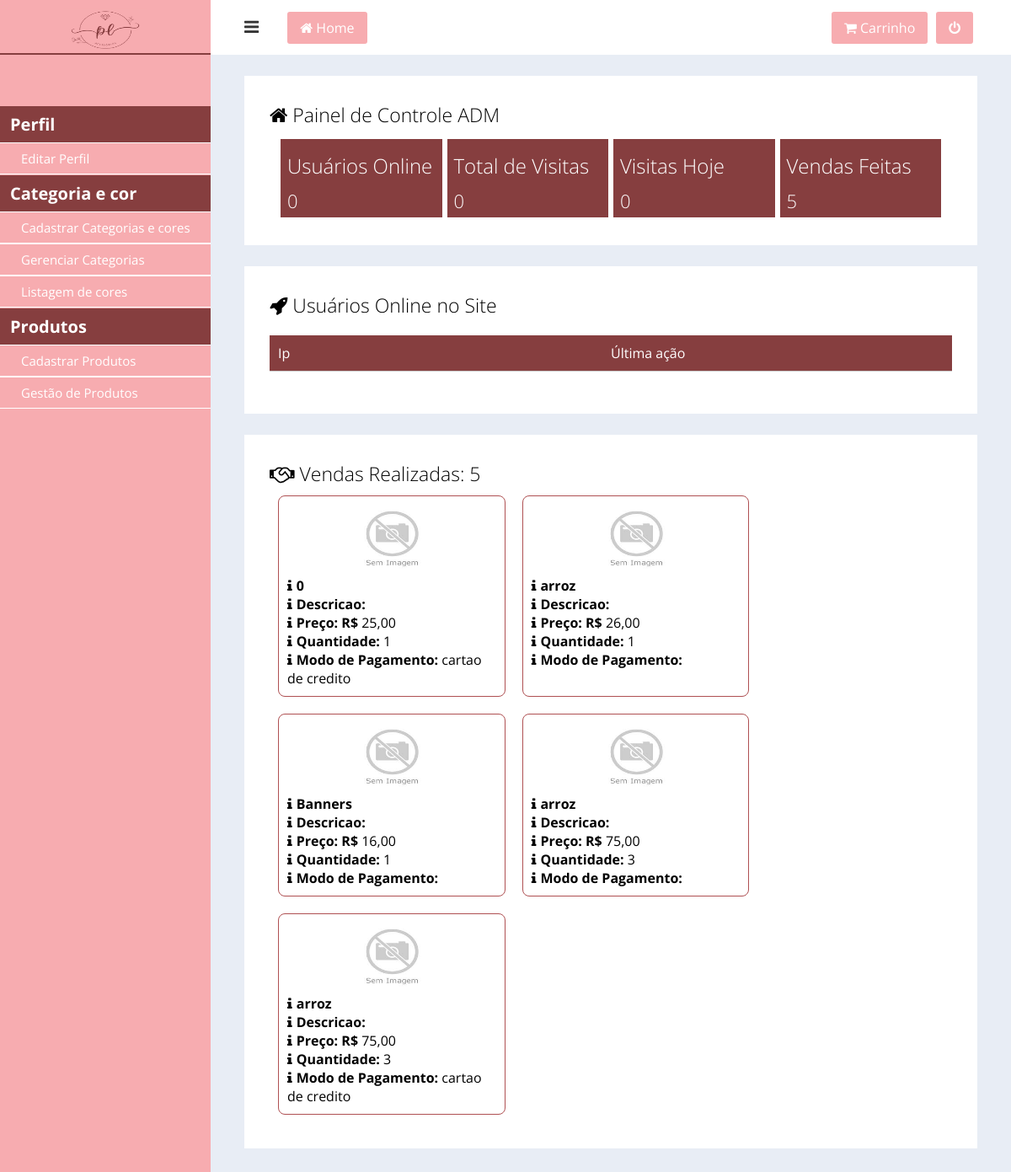
Page /User/ (signed in) on the committed database.
### tables this page shows
CREATE TABLE `tb_pedido` (
  `id` int(11) NOT NULL,
  `nome_produto` varchar(255) NOT NULL,
  `categoria_id` int(11) NOT NULL,
  `cor_id` int(11) NOT NULL,
  `soma_cart` int(11) NOT NULL,
  `produto_id` int(11) NOT NULL,
  `modo_pag` int(11) NOT NULL,
  `quantidade` int(11) NOT NULL,
  `cliente_id` int(11) NOT NULL
);

### classes/MySQL.php (called while the page is built)
<?php
class MySql
{
    private static $pdo;
    public static function conectar()
    {
        if (self::$pdo == null) {
            try {
                self::$pdo = new PDO('mysql:host=' . HOST . ';dbname=' . DATABASE, USER, PASSWORD, array(PDO::MYSQL_ATTR_INIT_COMMAND => "SET NAMES utf8"));
                self::$pdo->setAttribute(PDO::ATTR_ERRMODE, PDO::ERRMODE_EXCEPTION);
            } catch (Exception $e) {
                echo 'erro ao conectar';
                error_log(date('d/m/Y H:i:s') . ' = ' . $e . "\n", 3, 'error.log');
            }
        }
        return self::$pdo;
    }
}

### User/pages/home.php (the view, shortened to what this page needs)
<?php
    $usuariosOnline = Painel::listarUsuariosOnline();
    $pegarVisitasTotais = MySql::conectar()->prepare("SELECT * FROM `tb_admin.visitas`");
    $pegarVisitasTotais->execute();
    $pegarVisitasTotais = $pegarVisitasTotais->rowCount();
    $pegarVisitasHoje = MySql::conectar()->prepare("SELECT * FROM `tb_admin.visitas` WHERE dia=?");
    $pegarVisitasHoje->execute([date('Y-m-d')]);
    $pegarVisitasHoje = $pegarVisitasHoje->rowCount();
?>
<?php
    $vendas = MySql::conectar()->prepare("SELECT * FROM `tb_pedido`");
    $vendas->execute();
    $vendas = $vendas->fetchAll();
?>
<section class="box-content">
    <h2><i class="fa fa-home"></i> Painel de Controle ADM</h2>
    <div class="box-metricas">
        <div class="box-metrica-single">
            <h3>Usuários Online</h3>
            <h4><?= count($usuariosOnline);?></h4>
        </div>
        <div class="box-metrica-single">
            <h3>Total de Visitas</h3>
            <h4><?= $pegarVisitasTotais;?></h4>
        </div>
        <div class="box-metrica-single">
            <h3>Visitas Hoje</h3>
            <h4><?= $pegarVisitasHoje;?></h4>
        </div>
        <div class="box-metrica-single">
            <h3>Vendas Feitas</h3>
            <h4><?= count($vendas)?></h4>
        </div>
    </div>
</section>
<section class="box-content">
    <h2><i class="fa fa-rocket"></i> Usuários Online no Site</h2>
    <div class="table-responsive">
        <div class="row">
            <div class="col"><span>Ip</span></div>
            <div class="col"><span>Última ação</span></div>
        </div>
    </div>
</section>
<section class="box-content">
    <h2><i class="fa fa-handshake-o"></i> Vendas Realizadas: <?= count($vendas)?></h2>
    <div class="pedido-box">
        <?php
            foreach($vendas as $key => $value){
            $produto = MySql::conectar()->prepare("SELECT * FROM `tb_produto.estoque` WHERE id=$value[produto_id]");
            $produto->execute();
            $produto = $produto->fetch();
            $modoPag = MySql::conectar()->prepare("SELECT tipo FROM `tb_modo.pagamento` WHERE id=$value[modo_pag]");
            $modoPag->execute();
            $modoPag = $modoPag->fetch();
        ?>
        <div class="pedido-wrapper w33" style="margin: 10px;">
            <div class="pedido-single">
                <?php if($produto['imagem'] != ''){?>
                    <img src="<?= INCLUDE_PATH_PERFIL?>uploads/<?= $produto['imagem']?>" alt="">
                <?php }else{?>
                    <img src="<?= INCLUDE_PATH?>images/transferir.jpg" alt="">
                <?php }?>
                <ul>
                    <li><i class="fa fa-info"></i><h4> <?= $value['nome_produto']?></h4></li>
                    <li><i class="fa fa-info"></i><h4> Descricao:</h4> <?= substr($produto['descricao'],0,50)?> </li>
                    <li><i class="fa fa-info"></i><h4> Preço: R$</h4> <?= Painel::convertMoney($value['soma_cart'])?></li>
                    <li><i class="fa fa-info"></i><h4> Quantidade: </h4> <?= $value['quantidade']?> </li>
                    <li><i class="fa fa-info"></i><h4> Modo de Pagamento: </h4> <?= $modoPag['tipo'];?> </li>
                </ul>
            </div>
        </div>
        <?php }?>
    </div>
</section>

### User/index.php (shortened to what this page needs)
<?php
include('../config.php');
if (Painel::logado() == false) {
    include('login.php');
} else {
    include('main.php');
}

### User/main.php (shortened to what this page needs)
<!DOCTYPE html>
<html lang="pt-br">
<head>
    <link rel="stylesheet" href="<?php echo INCLUDE_PATH; ?>css/font-awesome.min.css">
    <link rel="stylesheet" href="<?php echo INCLUDE_PATH_PERFIL; ?>css/style.css" type="text/css">
</head>
<body>
    <div class="wrapper">
        <div class="top_navbar">
            <div class="logo">
                <a href="<?php echo INCLUDE_PATH ?>"><img src="<?php echo INCLUDE_PATH ?>images/logo2.png" title="Home"></a>
            </div>
            <div class="top_menu">
                <div class="home_link">
                    <a class="hamburger"><i class="fa fa-bars"></i></a>
                    <a href="<?php echo INCLUDE_PATH_PERFIL ?>" class="Home">
                        <span class="icon"><i class="fa fa-home"></i></span>
                        <span>Home</span>
                    </a>
                </div>
                <div class="right_info">
                    <div class="icon_wrap">
                        <div class="icon">
                            <a href="<?php echo INCLUDE_PATH ?>carrinho"><i class="fa fa-shopping-cart"></i> Carrinho</a>
                        </div>
                    </div>
                    <div class="icon_wrap">
                        <div class="icon">
                            <a href="<?php echo INCLUDE_PATH_PERFIL ?>?logout"><i class="fa fa-power-off desliga"></i></a>
                        </div>
                    </div>
                </div>
            </div>
        </div>
        <div class="main_body">
            <div class="sidebar_menu">
                <div class="inner__sidebar_menu">
                    <ul>
                        <li>
                            <h4>Perfil</h4>
                            <a href="<?php echo INCLUDE_PATH_PERFIL?>editar-perfil" <?php selecionadoMenu('editar-perfil')?>>Editar Perfil</a>
                        </li>
                        <li>
                            <h4 <?php verificaPermissaoMenu(0)?>>Categoria e cor</h4>
                            <a <?php selecionadoMenu('cadastrar-categoria')?><?php verificaPermissaoMenu(0)?> href="<?php echo INCLUDE_PATH_PERFIL ?>cadastrar-categoria">Cadastrar Categorias e cores</a>
                            <a <?php selecionadoMenu('gerenciar-categoria')?><?php verificaPermissaoMenu(0)?> href="<?php echo INCLUDE_PATH_PERFIL ?>gerenciar-categoria">Gerenciar Categorias</a>
                            <a <?php selecionadoMenu('lista-cores')?><?php verificaPermissaoMenu(0)?> href="<?php echo INCLUDE_PATH_PERFIL ?>lista-cores">Listagem de cores</a>
                        </li>
                        <li>
                            <h4 <?php verificaPermissaoMenu(0)?>>Produtos</h4>
                            <a <?php verificaPermissaoMenu(0)?> href="<?php echo INCLUDE_PATH_PERFIL?>cadastrar-produtos" <?php selecionadoMenu('cadastrar-produtos')?>>Cadastrar Produtos</a>
                            <a <?php verificaPermissaoMenu(0)?> href="<?php echo INCLUDE_PATH_PERFIL?>gerenciar-produtos" <?php selecionadoMenu('gerenciar-produtos')?>>Gestão de Produtos</a>
                        </li>
                    </ul>
                </div>
            </div>
            <div class="container">
                <?php
                    Painel::carregarPagina();
                ?>
            </div>
        </div>
    </div>
</body>
</html>

### config.php (shortened to what this page needs)
<?php
function selecionadoMenu(string $par){
    $url = explode('/',@$_GET['url'] ?? "")[0];
    if($url != $par){
        echo "class=''";
    }else{
        echo "class='active'";
    }
}
function verificaPermissaoMenu($permissao){
    if($_SESSION['cargo'] == $permissao){
        return;
    }else{
        echo 'style="display:none;"';
    }
}

### classes/Painel.php (shortened to what this page needs)
<?php
class Painel
{
    public static function listarUsuariosOnline(){
        $sql = MySql::conectar()->prepare("SELECT * FROM `tb_admin.online`");
        $sql->execute();
        return $sql->fetchAll();
    }
    public static function limparUsuariosOnline(){
        $date = date('Y-m-d H:i:s');
    }
    public static function logado(){
        return isset($_SESSION['login']) ? true : false;
    }
    public static function convertMoney($valor){
        return number_format($valor,2,',','.');
    }
    public static function carregarPagina(){
        if(isset($_GET['url'])){
            $url = explode('/',$_GET['url']);
            if(file_exists('pages/'.$url[0].'.php')){
                include('pages/'.$url[0].'.php');
            }else{
                header('Location: '.INCLUDE_PATH_PERFIL);
            }
        }else{
            if($_SESSION['cargo'] == 0){
                include('pages/home.php');
            }else{
                include('pages/homeUser.php');
            }
        }
    }
}

### User/css/style.css (style rules this page uses)
* { margin: 0; padding: 0; box-sizing: border-box; font-family: 'Open Sans'; }
html, body { overflow-x: hidden; }
.w33 { width: 33.3%; }
a { text-decoration: none; cursor: pointer; color: inherit; }
body { background: #e8edf5; width: 100%; height: 100%; }
.wrapper .top_navbar { width: 100%; height: 65px; display: flex; position: fixed; top: 0; }
.wrapper .top_navbar .logo { width: 250px; height: 100%; background: #F7ACB0; border-bottom: 2px solid #863E3F; }
.wrapper .top_navbar .logo img { width: 100px; height: 50px; }
.wrapper .top_navbar .logo a { display: block; text-align: center; font-size: 20px; color: #fff; padding: 10px 0; }
.wrapper .top_navbar .top_menu { width: calc(100% - 250px); height: 100%; background: #fff; padding: 0 40px; display: flex; justify-content: space-between; align-items: center; }
.top_menu>.home_link a.hamburger i { color: #333; font-size: 20px; }
.wrapper .top_navbar .top_menu .home_link a.Home { display: inline-block; background: #F7ACB0; color: #fff; padding: 8px 15px; border-radius: 3px; margin-left: 30px; }
.wrapper .top_navbar .right_info { display: flex; }
.wrapper .top_navbar .right_info .icon_wrap { padding: 8px 15px; border-radius: 3px; background: #F7ACB0; color: #fff; margin: 0 5px; cursor: pointer; }
.main_body .sidebar_menu { position: fixed; top: 65px; left: 0; background: #F7ACB0; width: 250px; height: 100%; transition: all 0.3s linear; }
.main_body .sidebar_menu .inner__sidebar_menu { position: relative; padding-top: 60px; }
.main_body .sidebar_menu ul li h4 { padding: 8px 12px; font-size: 20px; background-color: #863E3F; color: white; font-weight: bold; margin-top: 1px; }
.main_body .sidebar_menu ul li a { color: white; font-size: 15px; padding: 8px 25px; display: block; white-space: nowrap; border-top: 1px solid white; border-bottom: 1px solid white; }
.main_body .container { width: calc(100% - 250px); margin-top: 65px; margin-left: 250px; padding: 25px 40px; transition: all 0.3s linear; }
section.box-content { width: 100%; background-color: white; padding: 30px; margin-bottom: 25px; }
section.box-content h2 { font-weight: 300; font-size: 23px; }
.box-content .box-metricas { margin-top: 10px; padding: 0 10px; display: flex; }
.box-content .box-metrica-single { width: 25%; color: white; padding: 5px 8px; float: left; background-color: #863E3F; border: 3px solid white; flex-wrap: wrap; }
.box-metrica-single h3 { margin-top: 10px; font-size: 24px; text-align: left; font-weight: 300; }
.box-metrica-single h4 { font-size: 22px; text-align: left; margin: 10px 0 0 0; font-weight: 300; }
section.box-content .table-responsive { margin: 20px 0; font-weight: 300; }
.table-responsive .row { color: #777; padding: 8px; border-bottom: 1px solid #ccc; }
.table-responsive .row:nth-of-type(1) { font-weight: normal; background: #863E3F; padding: 10px; color: white; }
.table-responsive .row .col { float: left; width: 50%; }
section.box-content .pedido-box { width: 100%; display: flex; flex-wrap: wrap; }
.pedido-wrapper { border:1px solid #af5052; padding: 10px; margin-top: 10px; border-radius: 8px; }
.pedido-single { text-align: center; margin: 0 auto; }
.pedido-single img { width: 100%; max-width: 150px; max-height: 80px; border-radius: 8px; }
.pedido-single ul { text-align: left; }
.pedido-single li { list-style-type: none; }
.pedido-single h4 { display: inline-block; padding-left: 5px; }

### rows in the picture
tb_pedido: nome_produto "0", soma_cart "25,00", quantidade "1", tb_modo.pagamento.tipo "cartao de credito"
tb_pedido: nome_produto "arroz", soma_cart "26,00", quantidade "1"
tb_pedido: nome_produto "Banners", soma_cart "16,00", quantidade "1"
tb_pedido: nome_produto "arroz", soma_cart "75,00", quantidade "3"
tb_pedido: nome_produto "arroz", soma_cart "75,00", quantidade "3", tb_modo.pagamento.tipo "cartao de credito"

### other values in the picture
count($usuariosOnline) "0"
$pegarVisitasTotais "0"
$pegarVisitasHoje "0"
count($vendas) "5"
